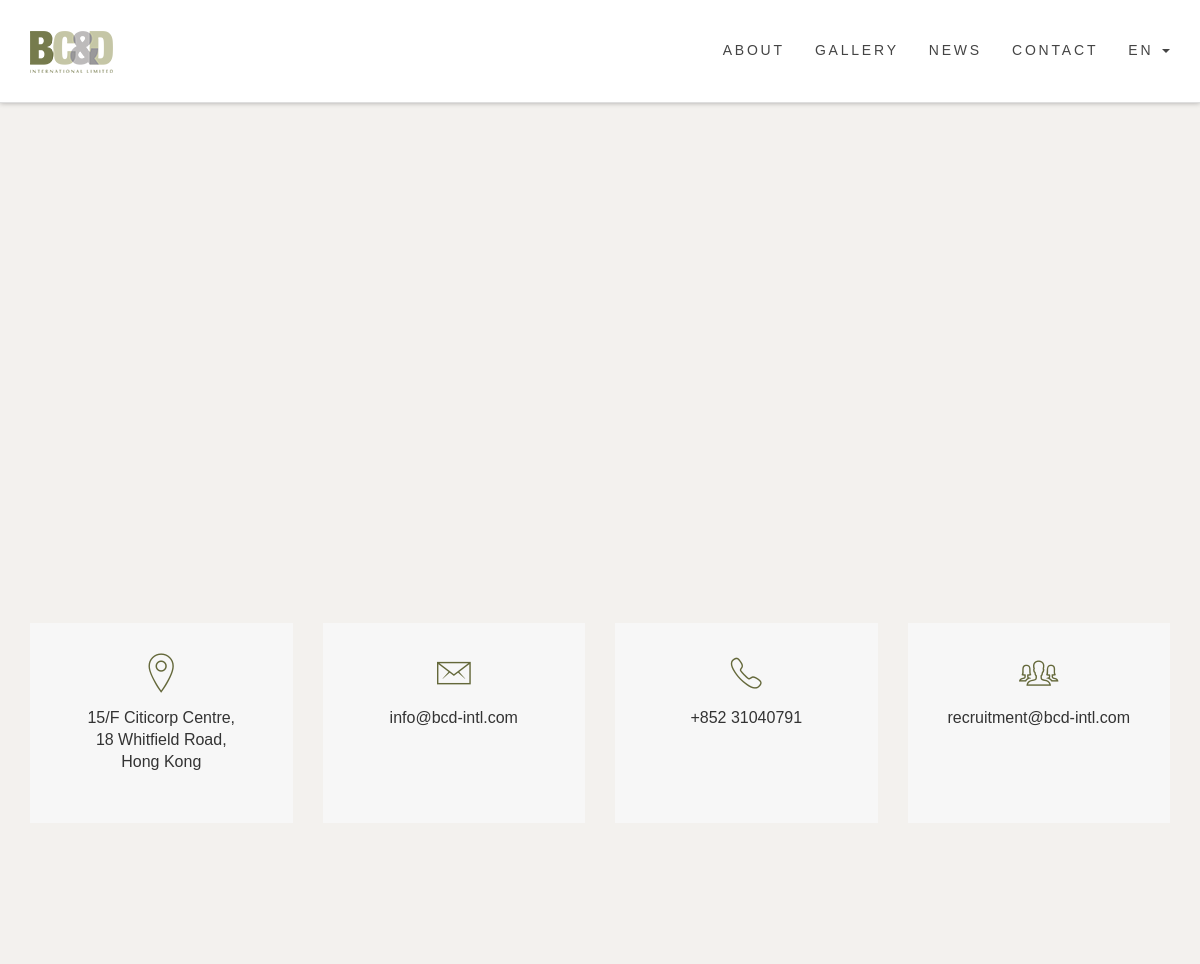
The page /contact.php on the database its author committed.
### tables this page shows
CREATE TABLE `menu` (
  `id` int(2) NOT NULL,
  `url` varchar(30) NOT NULL,
  `name` varchar(30) NOT NULL,
  `lang_id` int(2) NOT NULL,
  `status` int(1) NOT NULL
);

CREATE TABLE `lang_setting` (
  `lang_id` int(2) NOT NULL,
  `lang_code` varchar(2) NOT NULL,
  `display_name` varchar(10) NOT NULL,
  `open` int(1) NOT NULL
);

CREATE TABLE `contact` (
  `email` varchar(100) NOT NULL,
  `phone` varchar(20) NOT NULL,
  `email2` varchar(100) NOT NULL,
  `lat` varchar(10) NOT NULL,
  `lon` varchar(10) NOT NULL
);

### oplusu_admin/controller/lang_setting.inc (called while the page is built, shortened)
<?php
class LangClass
{
  function GetCookieLang()
  {
    $lang_id = '';
    $lang_code = 'EN';
    if(strlen($lang_code) <= 2)
    {
      $result = mysqli_query($link, "select lang_id from lang_setting where lang_code = '$lang_code'") or die(mysql_error());
      $lang_id = mysqli_fetch_object($result)->lang_id;
    }
    return $lang_id;
  }
}
?>

### oplusu_admin/controller/contactInfo_setting.inc (called while the page is built, shortened)
<?php
class ContactInfoClass
{
  function GetContact($currLang_id)
  {
    $email = '';
    $phone = '';
    $email2 = '';
    $lat = '';
    $lon = '';
    $result = mysqli_query($link, "select address from address where lang_id = '$currLang_id'");
    $address = mysqli_fetch_object($result)->address;
    $result = mysqli_query($link, "select * from contact") or die(mysql_error());
    if($row = mysqli_fetch_array($result))
    {
      $email =  $row["email"];
      $phone = $row["phone"];
      $email2 = $row["email2"];
      $lat = $row["lat"];
      $lon = $row["lon"];
    }
    $contact =  array($address, $email, $phone, $email2, $lat, $lon);
    return $contact;
  }
}
$ContactInfoClass = new ContactInfoClass();
?>

### contact.php (the view, shortened to what this page needs)
<?php
include("interface1.php");
include 'oplusu_admin/controller/contactInfo_setting.inc';
$contact = $ContactInfoClass->GetContact($currLang_id);
?>
<section id="contact-section">
    <div class="container">
        <div class="row">
          <div class="col-md-12">
               <div class="map-area">
                  <div class="map wow fadeInUp" data-wow-duration="500ms" data-wow-delay=".1s">
                      <div id = "map" width="100%" height="400" style="width:100%;height:400px;"></div>
                  </div>
              </div>
          </div>
      </div>
      <div class="row address-details">
          <div class="col-md-3">
              <div class="address wow fadeInUp" data-wow-duration="500ms" data-wow-delay=".5s">
                  <i class="ion-ios-location-outline"></i>
                  <p><?php echo $contact[0];?></p>
              </div>
          </div>
          <div class="col-md-3">
              <div class="email wow fadeInUp" data-wow-duration="500ms" data-wow-delay=".7s">
                  <i class="ion-ios-email-outline"></i>
                  <p><?php echo $contact[1];?><br>&nbsp;<br>&nbsp;</p>
              </div>
          </div>
          <div class="col-md-3">
              <div class="phone wow fadeInUp" data-wow-duration="500ms" data-wow-delay=".9s">
                  <i class="ion-ios-telephone-outline"></i>
                  <p><?php echo $contact[2];?><br>&nbsp;<br>&nbsp;</p>
              </div>
          </div>
          <div class="col-md-3">
              <div class="phone wow fadeInUp" data-wow-duration="500ms" data-wow-delay=".9s">
                  <i class="ion-ios-people-outline"></i>
                  <p><?php echo $contact[3];?><br>&nbsp;<br>&nbsp;</p>
              </div>
          </div>
      </div>
  </div>
</section>
<?php
include("interface2.php");
?>

### oplusu_admin/controller/menu.inc (shortened to what this page needs)
<?php
class MenuClass
{
  function GetFrontEndMenu($currLang_id)
  {
    $resultRow = '';
    $sql = "select url, name from menu where lang_id = '$currLang_id' and status = 1 order by id";
    $result = mysql_query($sql) or die (mysql_error());
    while($row = mysqli_fetch_array($result))
    {
      if($currLang_id != 1)
      {
        $langClass = new LangClass();
        $lang_code = strtolower($langClass->GetLangCode($currLang_id));
        if($_GET["allprojectson"] == "1")
        {
          $resultRow .= '<li><a href="/'.str_replace(".php", "", $row["url"]).'/'.$lang_code.'?allprojectson=1">'.$row["name"].'</a></li>';
        }
        else {
          $resultRow .= '<li><a href="/'.str_replace(".php", "", $row["url"]).'/'.$lang_code.'">'.$row["name"].'</a></li>';
        }
      }
      else {
        if($_GET["allprojectson"] == "1")
        {
          $resultRow .= '<li><a href="/'.str_replace(".php", "", $row["url"]).'?allprojectson=1">'.$row["name"].'</a></li>';
        }
        else {
          $resultRow .= '<li><a href="/'.str_replace(".php", "", $row["url"]).'">'.$row["name"].'</a></li>';
        }
      }
    }
    $sql = "select count(*) as totalLang from lang_setting where open = 1";
    $result2 = mysql_query($sql) or die(mysql_error());
    $totalLang = mysqli_fetch_object($result2)->totalLang;
    if($totalLang >  1)
    {
      $sql = "select display_name from lang_setting where lang_id = '$currLang_id'";
      $result2 = mysql_query($sql) or die(mysql_error());
      $display_name = mysqli_fetch_object($result2)->display_name;
      $resultRow .= '<li class="dropdown">';
      $resultRow .= '<a href="#" class="dropdown-toggle" data-toggle="dropdown">'.$display_name.' <span class="caret"></span></a>';
      $resultRow .= '<div class="dropdown-menu">';
      $resultRow .= '<ul>';
      $sql = "select lang_code, display_name from lang_setting where open = 1 and lang_id != '$currLang_id'";
      $result = mysql_query($sql) or die (mysql_error());
      while($row = mysqli_fetch_array($result))
      {
        $resultRow .= '<li><a href=\'javascript:SetCookieLang("'.$row["lang_code"].'", "'.$_SERVER["REQUEST_URI"].'")\'>'.$row["display_name"].'</a></li>';
      }
      $resultRow .= '</ul>';
      $resultRow .= '</div>';
      $resultRow .= '</li>';
    }
    return 	$resultRow ;
  }
}
?>

### rows shown on the page
menu: name "ABOUT"
menu: name "GALLERY"
menu: name "NEWS"
menu: name "CONTACT"
lang_setting: display_name "EN"
contact: email "info@bcd-intl.com", phone "+852 31040791", email2 "recruitment@bcd-intl.com"

### other values the page prints
$contact[0] "15/F Citicorp Centre, 18 Whitfield Road, Hong Kong"
